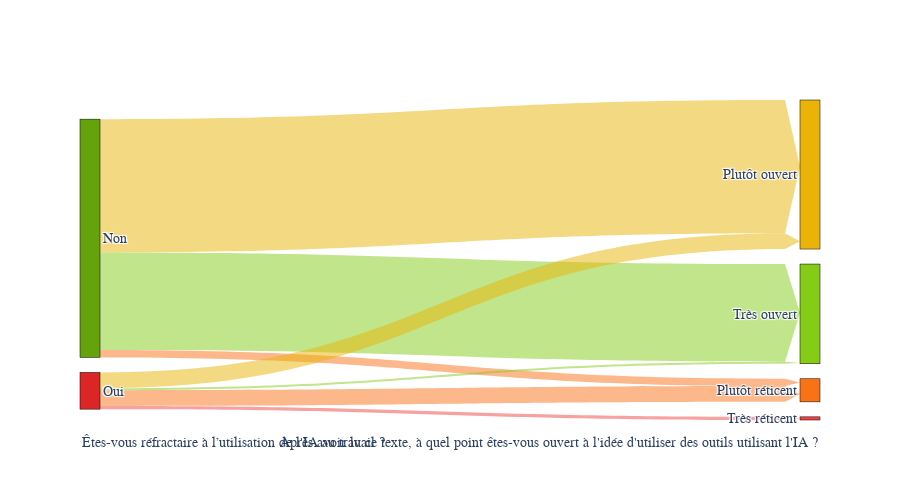

The notebook cell saved with this chart:
### Markdown cell above
### 🛣️ 2.2.ter Ouverture à l\'IA avant et après la lecture du texte

### Code cell
TINT = 3
TINT_DELTA = 1

df_before_after = df_survey[["Resistance", "Openness"]].copy()

# Count the occurrences of each flow
flow_counts = (
  df_before_after.groupby(["Resistance", "Openness"], observed=True)
  .size()
  .reset_index(name="count")
)

# Define the nodes and links for the Sankey diagram
labels = list(
  pd.concat(
    [df_before_after["Resistance"], df_before_after["Openness"]]
  ).unique()
)

source = flow_counts["Resistance"].apply(lambda x: labels.index(x)).tolist()
target = flow_counts["Openness"].apply(lambda x: labels.index(x)).tolist()
value = flow_counts["count"].tolist()

# Define colors for each label based on specific criteria
colors = [
  C_LIME[TINT]
  if label == "Très ouvert"
  else C_YELLOW[TINT]
  if label == "Plutôt ouvert"
  else C_ORANGE[TINT]
  if label == "Plutôt réticent"
  else C_RED[TINT]
  if label == "Très réticent"
  else C_RED[TINT + TINT_DELTA]
  if "Oui" in label
  else C_LIME[TINT + TINT_DELTA]
  for label in labels
]

# Create a dictionary to map labels to colors with added transparency
label_to_color_rgba = {
  label: f"rgba({int(color[1:3], 16)}, {int(color[3:5], 16)}, {int(color[5:7], 16)}, 0.5)"
  for label, color in zip(labels, colors)
}

# Generate a color scale for the links based on the target node's color with transparency
link_colors_rgba = [label_to_color_rgba[labels[t]] for t in target]

# Create the Sankey diagram
fig = go.Figure(
  data=[
    go.Sankey(
      node=dict(
        pad=15,
        thickness=20,
        line=dict(color="black", width=0.5),
        label=labels,
        color=colors,
      ),
      link=dict(
        source=source,
        target=target,
        value=value,
        color=link_colors_rgba,
        arrowlen=15,
      ),
    )
  ],
  layout=go.Layout(
    height=500,
    font=dict(size=F_H3),
  ),
)

# Add annotations for the question names
fig.update_layout(
  annotations=[
    dict(
      x=0,
      y=-0.1,
      xref="paper",
      yref="paper",
      text="Êtes-vous réfractaire à l’utilisation de l'IA au travail ?",
      showarrow=False,
      font=dict(size=F_H3),
    ),
    dict(
      x=1,
      y=-0.1,
      xref="paper",
      yref="paper",
      text="Après avoir lu ce texte, à quel point êtes-vous ouvert à l'idée d'utiliser des outils utilisant l'IA ?",
      showarrow=False,
      font=dict(size=F_H3),
    ),
  ]
)


fig.show()

### Figure 1 — Plotly figure (JSON) as saved in the notebook; plotly's stock layout.template omitted (floating-point values rounded to 4 significant figures)
{"data": [{"link": {"arrowlen": 15, "color": ["rgba(249, 115, 22, 0.5)", "rgba(234, 179, 8, 0.5)", "rgba(132, 204, 22, 0.5)", "rgba(239, 68, 68, 0.5)", "rgba(249, 115, 22, 0.5)", "rgba(234, 179, 8, 0.5)", "rgba(132, 204, 22, 0.5)"], "source": [0, 0, 0, 1, 1, 1, 1], "target": [4, 3, 2, 5, 4, 3, 2], "value": [7, 127, 93, 3, 15, 15, 2]}, "node": {"color": ["#65a30d", "#dc2626", "#84cc16", "#eab308", "#f97316", "#ef4444"], "label": ["Non", "Oui", "Très ouvert", "Plutôt ouvert", "Plutôt réticent", "Très réticent"], "line": {"color": "black", "width": 0.5}, "pad": 15, "thickness": 20}, "type": "sankey"}], "layout": {"annotations": [{"font": {"size": 14}, "showarrow": false, "text": "Êtes-vous réfractaire à l’utilisation de l'IA au travail ?", "x": 0, "xref": "paper", "y": -0.1, "yref": "paper"}, {"font": {"size": 14}, "showarrow": false, "text": "Après avoir lu ce texte, à quel point êtes-vous ouvert à l'idée d'utiliser des outils utilisant l'IA ?", "x": 1, "xref": "paper", "y": -0.1, "yref": "paper"}], "font": {"size": 14}, "height": 500}}
